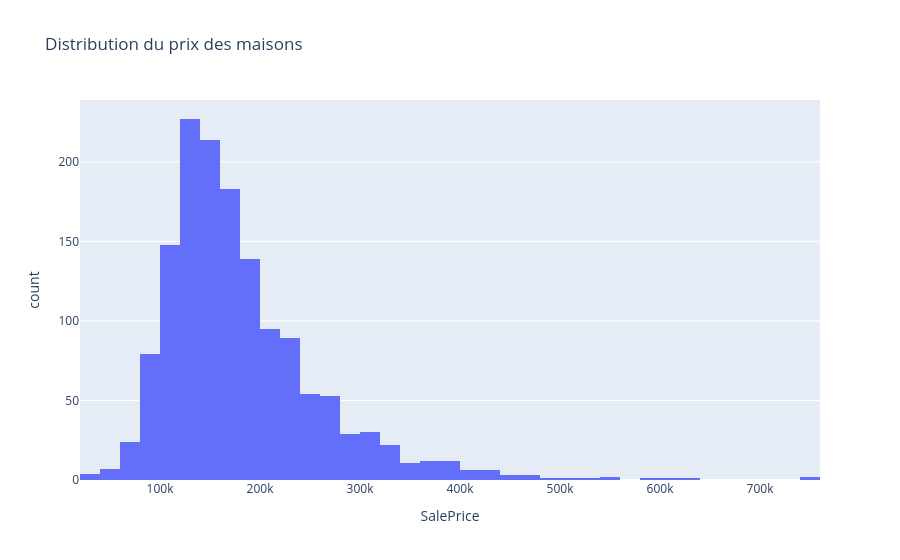

The notebook cell this image was saved under:
### Markdown cell above
Afin d’analyser la distribution de la variable cible SalePrice, nous utilisons un histogramme ainsi qu’un boxplot.
L’histogramme permet de visualiser la forme générale de la distribution, tandis que le boxplot met en évidence la médiane, la dispersion des données et les éventuelles valeurs aberrantes.

### Code cell
fig = px.histogram(
    data_clean.to_pandas(),
    x="SalePrice",
    nbins=50,
    title="Distribution du prix des maisons"
)

fig.show()

### Figure 1 — Plotly figure (JSON) as saved in the notebook; plotly's stock layout.template omitted (floating-point values rounded to 4 significant figures; data arrays with more than 128 entries replaced by an {"elided": "..."} marker saying what was removed)
{"data": [{"bingroup": "x", "hovertemplate": "SalePrice=%{x}<br>count=%{y}<extra></extra>", "legendgroup": "", "marker": {"color": "#636efa", "pattern": {"shape": ""}}, "name": "", "nbinsx": 50, "orientation": "v", "showlegend": false, "type": "histogram", "x": {"elided": "1460 int values"}, "xaxis": "x", "yaxis": "y"}], "layout": {"barmode": "relative", "legend": {"tracegroupgap": 0}, "title": {"text": "Distribution du prix des maisons"}, "xaxis": {"anchor": "y", "domain": [0, 1], "title": {"text": "SalePrice"}}, "yaxis": {"anchor": "x", "domain": [0, 1], "title": {"text": "count"}}}}
